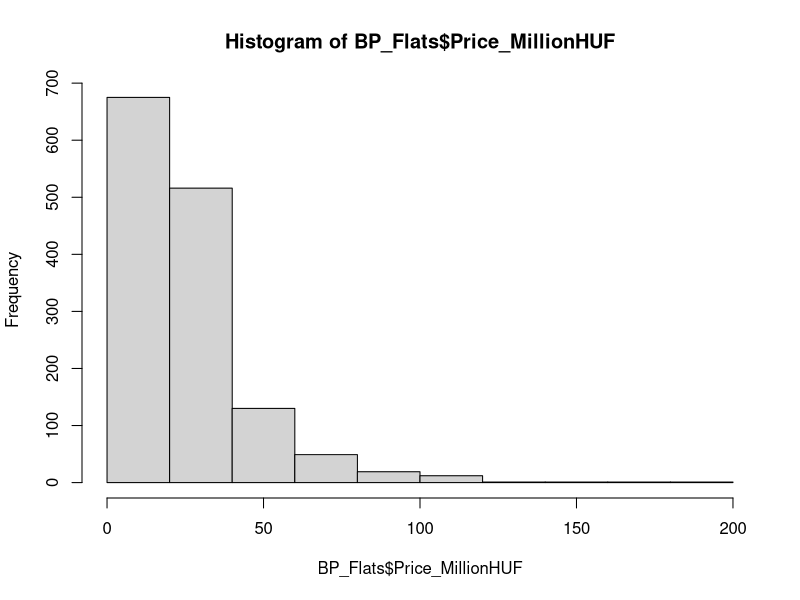
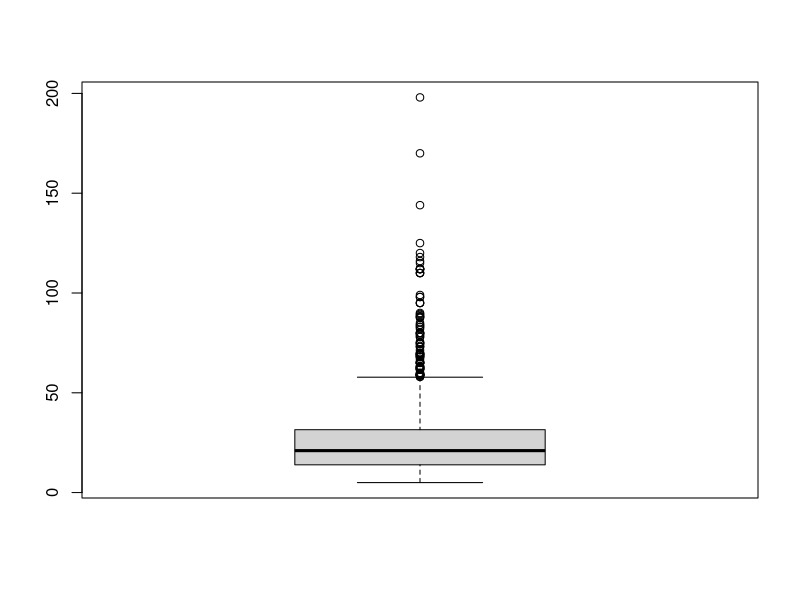
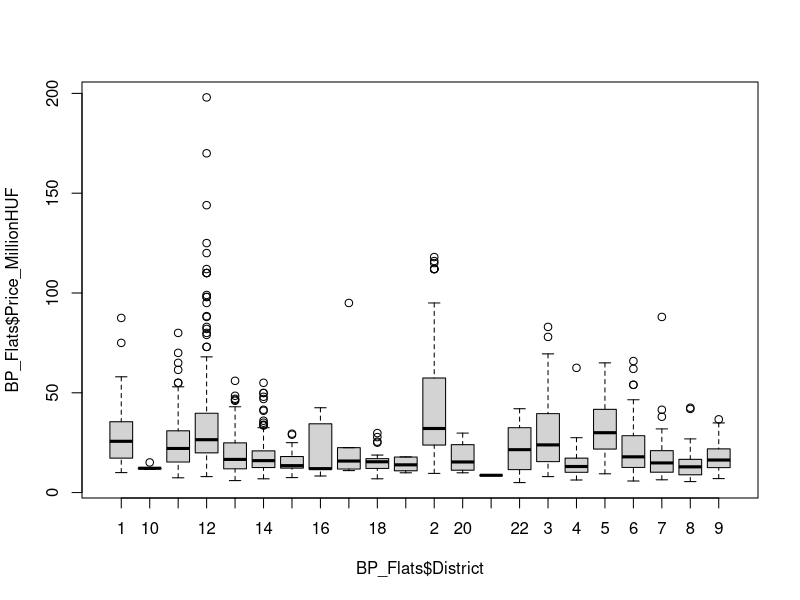
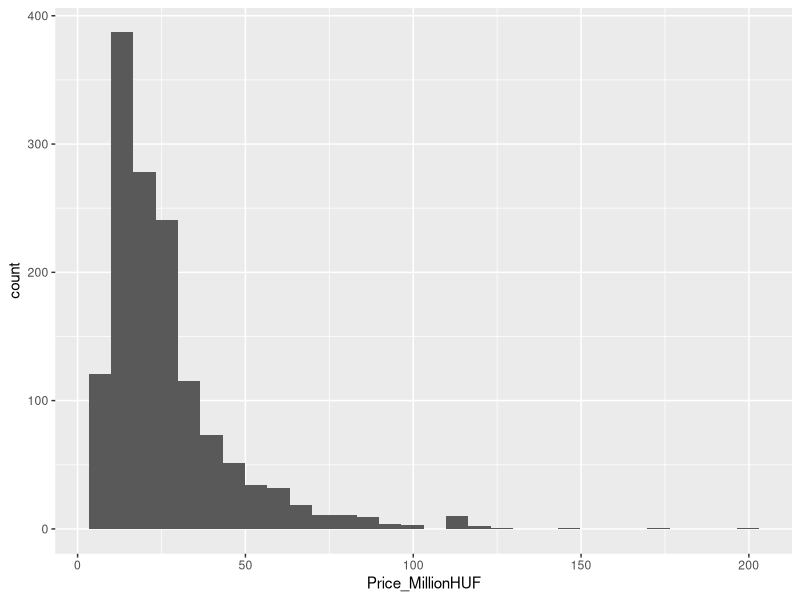
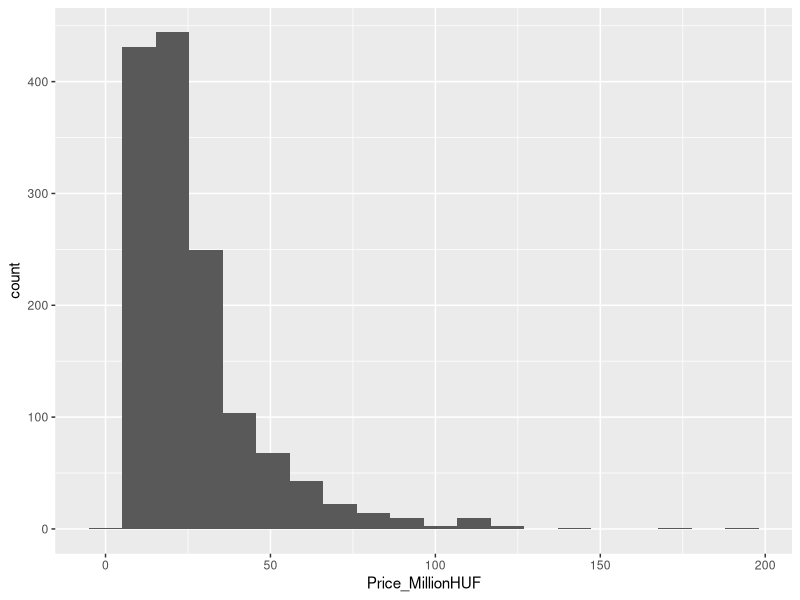
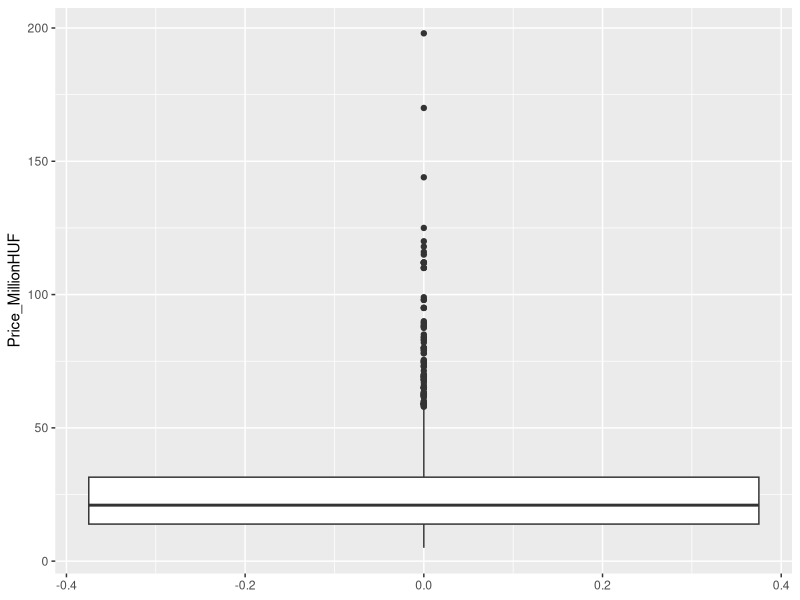
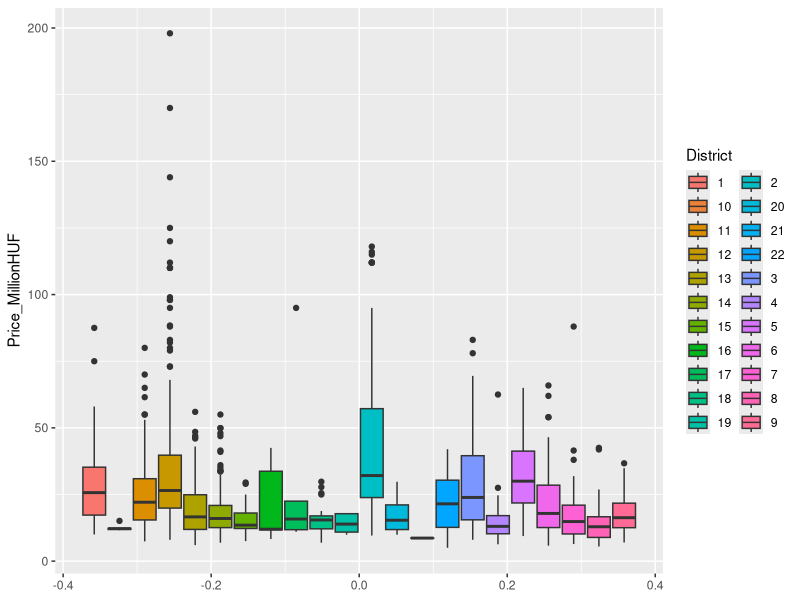
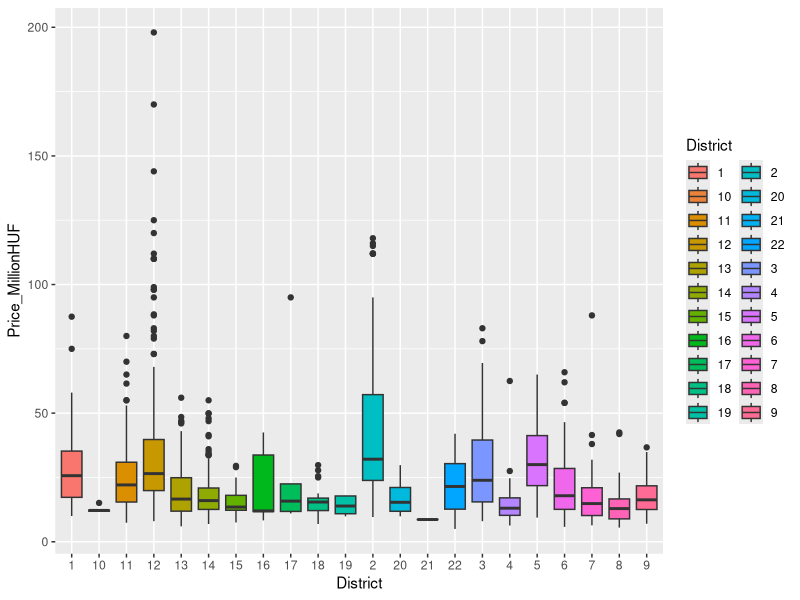

Write R code to recreate these figures, in order.
## ---- chunk 1
knitr::opts_chunk$set(echo = TRUE)
## ---- chunk 2
library(readxl)
## ---- chunk 3
BP_Flats <- read_excel("BP_Flats.xlsx")
## ---- chunk 4
str(BP_Flats)
## ---- chunk 5
BP_Flats <- as.data.frame(BP_Flats)

str(BP_Flats)
## ---- chunk 6
summary(BP_Flats)
## ---- chunk 7
table(BP_Flats$Floor) # apply the function only to the Floor variable!
## ---- chunk 8
BP_Flats <- BP_Flats[BP_Flats$Floor >= 0,]
## ---- chunk 9
prop.table(table(BP_Flats$Floor))
## ---- chunk 10
round(prop.table(table(BP_Flats$Floor))*100,1)
## ---- chunk 11
BP_Flats$IsSouth <- as.logical(BP_Flats$IsSouth)
BP_Flats$IsBuda <- as.logical(BP_Flats$IsBuda)

BP_Flats$District <- as.character(BP_Flats$District)

summary(BP_Flats)
## ---- chunk 12
BP_Flats$District <- as.factor(BP_Flats$District)

summary(BP_Flats)
## ---- chunk 13
levels(BP_Flats$District)
# Note that the numbers in the output are in brackets!
# So, in the background, R interprets these numbers as characters, very correctly!
## ---- chunk 14
by(BP_Flats$Price_MillionHUF, BP_Flats$IsBuda, summary)
## ---- chunk 15
by(BP_Flats[,c("Price_MillionHUF", "Area_m2", "IsSouth")], BP_Flats$IsBuda, summary)
## ---- chunk 16
library(psych)
## ---- chunk 17
describe(BP_Flats)
## ---- chunk 18

x <- data.frame("Range" = c("positive", "approx. 0 [0 until the 1st digit]", "negative"),
                "skew" = c("long right tail", "symmetric", "long left tail"),
                "kurtosis" = c("pointy", "kurtosis of standard normal distribution", "flat"))

knitr::kable(
  x, align = "cc"
)
## ---- chunk 19
hist(BP_Flats$Price_MillionHUF) # histogram

boxplot(BP_Flats$Price_MillionHUF) # box plot
## ---- chunk 20
boxplot(BP_Flats$Price_MillionHUF ~ BP_Flats$District) # after the tilde symbol, we provide the factor by which we want the plot to be split
## ---- chunk 21
library(ggplot2)
## ---- chunk 22
ggplot(data = BP_Flats, aes(x = Price_MillionHUF)) +
  geom_histogram()
## ---- chunk 23
ggplot(data = BP_Flats, aes(x = Price_MillionHUF)) +
  geom_histogram(bins = 20)
## ---- chunk 24
ggplot(data = BP_Flats, aes(y = Price_MillionHUF)) +
  geom_boxplot()
## ---- chunk 25
ggplot(data = BP_Flats, aes(y = Price_MillionHUF, fill = District)) +
  geom_boxplot()
## ---- chunk 26
ggplot(data = BP_Flats, aes(y = Price_MillionHUF, x = District, fill = District)) +
  geom_boxplot()
## ---- chunk 27
ggplot(data = BP_Flats, aes(y = Price_MillionHUF, fill = District)) +
  geom_boxplot() +
  labs(y = "Kínálati ár MFt-ban", fill = "Kerület") +
  theme(axis.text.x = element_blank(),
        axis.ticks.x = element_blank())
## ---- chunk 28
ggplot(data = BP_Flats, aes(y = Price_MillionHUF, fill = District)) +
  geom_boxplot() +
  labs(y = "Price in million HUF", fill = "District", title = "Distribution of Apartment Prices by Districts") +
  theme(axis.text.x = element_blank(),
        axis.ticks.x = element_blank(),
        axis.text.y = element_text(size = 16), # font size of the 'y' axis
        plot.title = element_text(size = 20, face = "bold", color = "darkgreen")) # font size, font style (bold) and font color for the text in the plot title
## ---- chunk 29
ggplot(data = BP_Flats, aes(x = IsBuda, fill = IsSouth)) + # 'y' axis is empty by default as the frequencies are plotted here
  geom_bar() # this is a general bar chart: note that this is a different chart type compared to the histogram!!
## ---- chunk 30
ggplot(data = BP_Flats, aes(x = IsBuda, fill = IsSouth)) +
  geom_bar(position = "fill")
## ---- chunk 31
ggplot(data = BP_Flats, aes(x = IsBuda, fill = IsSouth)) +
  geom_bar(position = "fill") +
  scale_fill_brewer(palette="Dark2") # the new layer, setting the fill color palette
## ---- chunk 32
table(BP_Flats$IsBuda, BP_Flats$IsSouth)
## ---- chunk 33
round(prop.table(table(BP_Flats$IsBuda, BP_Flats$IsSouth))*100, 1)
## ---- chunk 34
round(prop.table(table(BP_Flats$IsBuda, BP_Flats$IsSouth), 1)*100, 1)
## ---- chunk 35
addmargins(table(BP_Flats$IsBuda, BP_Flats$IsSouth))
## ---- chunk 36
ggplot(data = BP_Flats, aes(x = Area_m2, y = Price_MillionHUF)) +
  geom_point() # plot type of the scatter plot
## ---- chunk 37
ggplot(data = BP_Flats, aes(x = Area_m2, y = Price_MillionHUF)) +
  geom_point() +
  stat_smooth(method=lm) # layer fitting a trend line
## ---- chunk 38
cor(BP_Flats$Price_MillionHUF, BP_Flats$Area_m2)
## ---- chunk 39
ggplot(data = BP_Flats, aes(x = Area_m2, y = Price_MillionHUF, color = IsBuda)) +
  geom_point() +
  stat_smooth(method=lm)
## ---- chunk 40
cor(BP_Flats[,1:7])
## ---- chunk 41

x <- data.frame("Correlation Abs Value" = c("|r|<0.3", "0.3<=|r|<=0.7", "|r|>0.7"),
                "Strenght of Relationship" = c("weak", "moderate", "strong"))

knitr::kable(
  x, align = "cc"
)
## ---- chunk 42
pairs.panels(BP_Flats[,1:7])
## ---- chunk 43
library(corrplot)
## ---- chunk 44
KorrelMatrix <- cor(BP_Flats[,1:7])

corrplot(KorrelMatrix, method="color")

corrplot(KorrelMatrix, method="number")
